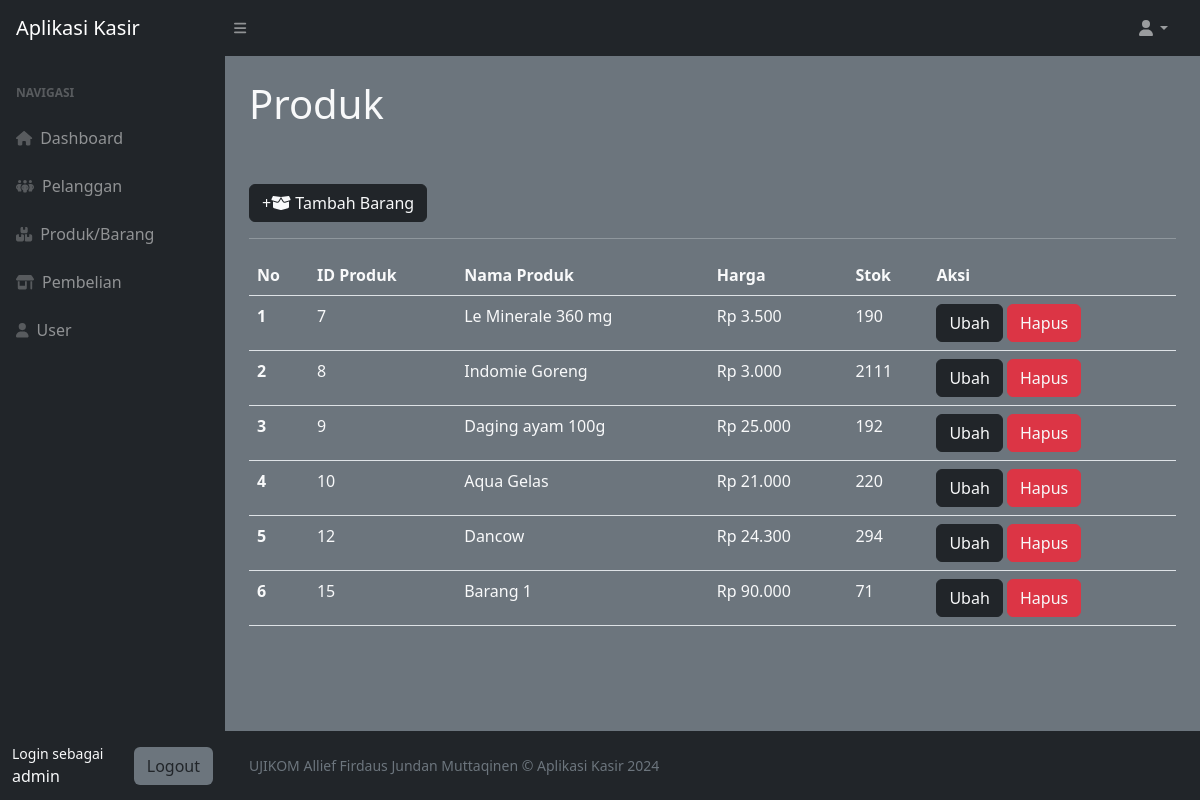
The app's page /index.php?page=produk (signed in) with its own data.
### tables this page shows
CREATE TABLE `produk` (
  `id_produk` int(11) NOT NULL,
  `nama_produk` varchar(255) DEFAULT NULL,
  `harga` int(10) DEFAULT NULL,
  `stok` int(11) DEFAULT NULL
);

### produk.php (the view)
<div class="container-fluid px-4">
    <h1 class="mt-4">Produk</h1>
    <br>
    <br>
    <a href="?page=produk_tambah" class="btn btn-dark text-light">+<i class="fa-solid fa-box-open"></i> Tambah Barang</a>
    <hr>
    <table class="table text-light">
        <thead>
            <tr>
                <th>No</th>
                <th>ID Produk</th>
                <th>Nama Produk</th>
                <th>Harga</th>
                <th>Stok</th>
                <th>Aksi</th>
            </tr>
        </thead>
        <tbody>
            <?php
            $nomor = 1;
            $query = mysqli_query($koneksi, "SELECT * FROM produk");
            while ($data = mysqli_fetch_array($query)) {
                ?>
                <tr>
                    <th scope="row"><?php echo $nomor++; ?></th>
                    <td><?php echo  $data['id_produk'];?></td>
                    <td><?php echo $data['nama_produk']; ?></td>
                    <td><?php echo 'Rp ' . number_format($data['harga'], 0, ',', '.'); ?></td>
                    <td><?php echo $data['stok']; ?></td>
                    <td>
                        <a href="?page=produk_ubah&&id=<?php echo $data['id_produk']; ?>"
                            class="btn btn-dark text-light">Ubah</a>
                        <a href="?page=produk_hapus&&id=<?php echo $data['id_produk']; ?>" class="btn btn-danger text-light"
                            onclick="return confirm('Apakah Anda yakin ingin menghapus barang ini?')">Hapus</a>
                    </td>
                </tr>
                <?php
            }
            ?>
        </tbody>
    </table>
</div>

### index.php (shortened to what this page needs)
<!DOCTYPE html>
<html lang="en">
<head>
    <link href="https://cdn.jsdelivr.net/npm/simple-datatables@7.1.2/dist/style.min.css" rel="stylesheet" />
    <link href="css/styles.css" rel="stylesheet" />
</head>
<body class="sb-nav-fixed text-light bg-secondary">
    <nav class="sb-topnav navbar navbar-expand navbar-dark bg-dark">
        <a class="navbar-brand ps-3" href="index.php">Aplikasi Kasir</a>
        <button class="btn btn-link btn-sm order-1 order-lg-0 me-4 me-lg-0" id="sidebarToggle" href="#!"><i
                class="fas fa-bars"></i></button>
        <ul class="navbar-nav ms-auto ms-md-0 me-3 me-lg-4">
            <li class="nav-item dropdown">
                <a class="nav-link dropdown-toggle" id="navbarDropdown" href="#" role="button" data-bs-toggle="dropdown"
                    aria-expanded="false"><i class="fas fa-user fa-fw"></i></a>
            </li>
        </ul>
    </nav>
    <div id="layoutSidenav">
        <div id="layoutSidenav_nav">
            <nav class="sb-sidenav accordion sb-sidenav-dark" id="sidenavAccordion">
                <div class="sb-sidenav-menu">
                    <div class="nav">
                        <div class="sb-sidenav-menu-heading">Navigasi</div>
                        <a class="nav-link" href="index.php">
                            <div class="sb-nav-link-icon"><i class="fas fa-home"></i></div>
                            Dashboard
                        </a>
                        <a class="nav-link" href="?page=pelanggan">
                            <div class="sb-nav-link-icon"><i class="fa-solid fa-people-group"></i></div>
                            Pelanggan
                        </a>
                        <a class="nav-link" href="?page=produk">
                            <div class="sb-nav-link-icon"><i class="fa-solid fa-boxes-stacked"></i></div>
                            Produk/Barang
                        </a>
                        <a class="nav-link" href="?page=pembelian">
                            <div class="sb-nav-link-icon"><i class="fa-solid fa-shop"></i></div>
                            Pembelian
                        </a>
                        <a class="nav-link" href="?page=user">
                            <div class="sb-nav-link-icon"><i class="fa-solid fa-user"></i></div>
                            User
                        </a>
                    </div>
                </div>
                <div class="sb-sidenav-footer bg-dark text-light position-absolute bottom-0 w-100">
                    <div class="d-flex align-items-center justify-content-between">
                        <div>
                            <div class="small">Login sebagai </div>
                            <?php echo $_SESSION['user']['nama']; ?>
                        </div>
                        <a href='logout.php' class="btn btn bg-secondary ms-auto">Logout</a>
                    </div>
                </div>
            </nav>
        </div>
        <div id="layoutSidenav_content">
            <main>
                <?php $page = isset($_GET['page']) ? $_GET['page'] : 'home';
                include $page . '.php';
                ?>
            </main>
            <footer class="py-4 bg-dark mt-auto">
                <div class="container-fluid px-4">
                    <div class="d-flex align-items-center justify-content-between small">
                        <div class="text-muted">UJIKOM Allief Firdaus Jundan Muttaqinen &copy; Aplikasi Kasir 2024
                        </div>
                    </div>
                </div>
            </footer>
        </div>
    </div>
</body>
</html>

### records on screen
produk: id_produk "7", nama_produk "Le Minerale 360 mg", harga "3.500", stok "190"
produk: id_produk "8", nama_produk "Indomie Goreng", harga "3.000", stok "2111"
produk: id_produk "9", nama_produk "Daging ayam 100g", harga "25.000", stok "192"
produk: id_produk "10", nama_produk "Aqua Gelas", harga "21.000", stok "220"
produk: id_produk "12", nama_produk "Dancow", harga "24.300", stok "294"
produk: id_produk "15", nama_produk "Barang 1", harga "90.000", stok "71"

### other values on screen
$_SESSION['user']['nama'] "admin"
